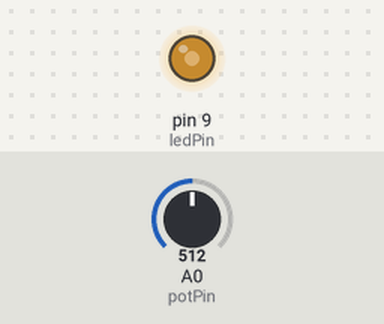
Simulated run of this sketch. Board: Arduino Uno, built with avr-gcc and run on an emulated ATmega328P. Parts: output pins drawn as LEDs (lit = HIGH). Inputs (shaded band) come from the test bench; at power-on: A0 (potPin) = 512.

Above: at 1.2 s.
1.3 s: A0 (potPin) set to 716
At 2.5 s:
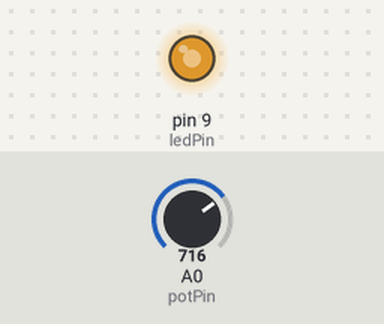
2.8 s: A0 (potPin) set to 900
At 3.7 s:
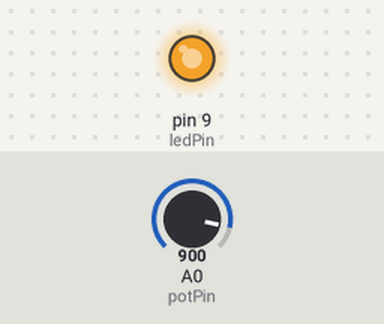
4.3 s: A0 (potPin) set to 122
At 4.9 s:
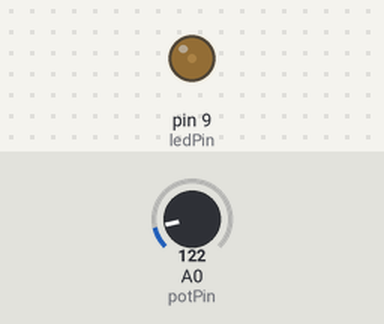
5.8 s: A0 (potPin) set to 0
At 7.2 s:
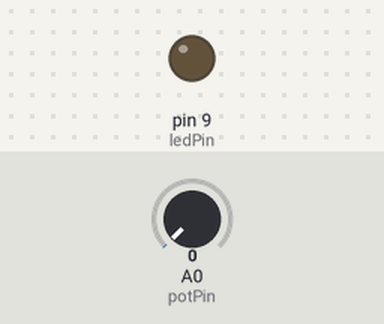
Timing chart, 0 to 8.3 s (numbered marks = the images above; inputs shaded):
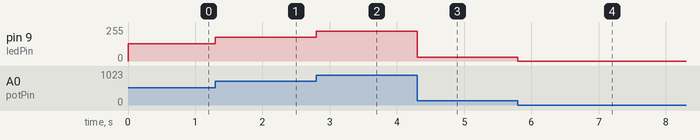

The sketch:

FadingComPotenciometro.ino
```cpp
int ledPin = 9;
int potPin=A0;
void setup() {
  digitalWrite(ledPin, OUTPUT);
}
void loop() {
  int valor=analogRead(potPin);
  int valorF=(valor/4);
  analogWrite(ledPin, valorF);
}
```

Measured:
- after the input at 1.3 s, pin 9 (ledPin): 128/255 → 179/255 at once
- after the input at 2.8 s, pin 9 (ledPin): 179/255 → 225/255 at once
- after the input at 4.3 s, pin 9 (ledPin): 225/255 → 30/255 at once
- after the input at 5.8 s, pin 9 (ledPin): 30/255 → 0/255 at once
